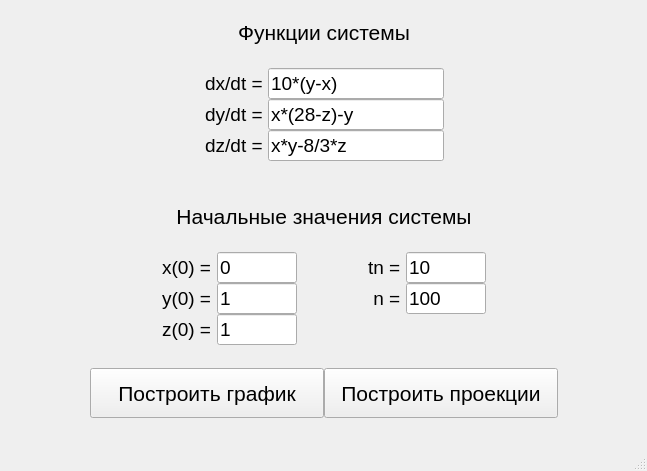
<?xml version="1.0" encoding="UTF-8"?>
<ui version="4.0">
 <class>MainWindow</class>
 <widget class="QMainWindow" name="MainWindow">
  <property name="geometry">
   <rect>
    <x>0</x>
    <y>0</y>
    <width>647</width>
    <height>471</height>
   </rect>
  </property>
  <property name="windowTitle">
   <string>MainWindow</string>
  </property>
  <widget class="QWidget" name="centralwidget">
   <widget class="QWidget" name="gridLayoutWidget_2">
    <property name="geometry">
     <rect>
      <x>90</x>
      <y>0</y>
      <width>468</width>
      <height>418</height>
     </rect>
    </property>
    <layout class="QGridLayout" name="gridLayout_3">
     <property name="verticalSpacing">
      <number>23</number>
     </property>
     <item row="3" column="0">
      <layout class="QGridLayout" name="gridLayout_2">
       <property name="sizeConstraint">
        <enum>QLayout::SetFixedSize</enum>
       </property>
       <item row="0" column="6">
        <widget class="QLineEdit" name="tn">
         <property name="maximumSize">
          <size>
           <width>80</width>
           <height>16777215</height>
          </size>
         </property>
         <property name="font">
          <font>
           <family>Arial</family>
           <pointsize>14</pointsize>
          </font>
         </property>
         <property name="text">
          <string>10</string>
         </property>
        </widget>
       </item>
       <item row="1" column="5">
        <widget class="QLabel" name="label_7">
         <property name="font">
          <font>
           <family>Arial</family>
           <pointsize>14</pointsize>
          </font>
         </property>
         <property name="text">
          <string> n = </string>
         </property>
        </widget>
       </item>
       <item row="0" column="1">
        <widget class="QLabel" name="label_5">
         <property name="font">
          <font>
           <family>Arial</family>
           <pointsize>14</pointsize>
          </font>
         </property>
         <property name="text">
          <string>x(0) =</string>
         </property>
         <property name="alignment">
          <set>Qt::AlignJustify|Qt::AlignVCenter</set>
         </property>
        </widget>
       </item>
       <item row="1" column="1">
        <widget class="QLabel" name="label_6">
         <property name="font">
          <font>
           <family>Arial</family>
           <pointsize>14</pointsize>
          </font>
         </property>
         <property name="text">
          <string>y(0) =</string>
         </property>
         <property name="alignment">
          <set>Qt::AlignJustify|Qt::AlignVCenter</set>
         </property>
        </widget>
       </item>
       <item row="2" column="1">
        <widget class="QLabel" name="label_8">
         <property name="font">
          <font>
           <family>Arial</family>
           <pointsize>14</pointsize>
          </font>
         </property>
         <property name="text">
          <string>z(0) = </string>
         </property>
         <property name="alignment">
          <set>Qt::AlignJustify|Qt::AlignVCenter</set>
         </property>
        </widget>
       </item>
       <item row="1" column="0">
        <spacer name="horizontalSpacer_3">
         <property name="orientation">
          <enum>Qt::Horizontal</enum>
         </property>
         <property name="sizeHint" stdset="0">
          <size>
           <width>40</width>
           <height>20</height>
          </size>
         </property>
        </spacer>
       </item>
       <item row="2" column="2">
        <widget class="QLineEdit" name="z_0">
         <property name="maximumSize">
          <size>
           <width>80</width>
           <height>16777215</height>
          </size>
         </property>
         <property name="font">
          <font>
           <family>Arial</family>
           <pointsize>14</pointsize>
          </font>
         </property>
         <property name="text">
          <string>1</string>
         </property>
        </widget>
       </item>
       <item row="0" column="5">
        <widget class="QLabel" name="label_4">
         <property name="font">
          <font>
           <family>Arial</family>
           <pointsize>14</pointsize>
          </font>
         </property>
         <property name="text">
          <string>tn = </string>
         </property>
        </widget>
       </item>
       <item row="1" column="6">
        <widget class="QLineEdit" name="NBig">
         <property name="maximumSize">
          <size>
           <width>80</width>
           <height>16777215</height>
          </size>
         </property>
         <property name="font">
          <font>
           <family>Arial</family>
           <pointsize>14</pointsize>
          </font>
         </property>
         <property name="text">
          <string>100</string>
         </property>
        </widget>
       </item>
       <item row="1" column="4">
        <spacer name="horizontalSpacer">
         <property name="orientation">
          <enum>Qt::Horizontal</enum>
         </property>
         <property name="sizeHint" stdset="0">
          <size>
           <width>40</width>
           <height>20</height>
          </size>
         </property>
        </spacer>
       </item>
       <item row="1" column="2">
        <widget class="QLineEdit" name="y_0">
         <property name="maximumSize">
          <size>
           <width>80</width>
           <height>16777215</height>
          </size>
         </property>
         <property name="font">
          <font>
           <family>Arial</family>
           <pointsize>14</pointsize>
          </font>
         </property>
         <property name="text">
          <string>1</string>
         </property>
        </widget>
       </item>
       <item row="0" column="2">
        <widget class="QLineEdit" name="x_0">
         <property name="maximumSize">
          <size>
           <width>80</width>
           <height>16777215</height>
          </size>
         </property>
         <property name="font">
          <font>
           <family>Arial</family>
           <pointsize>14</pointsize>
          </font>
         </property>
         <property name="text">
          <string>0</string>
         </property>
        </widget>
       </item>
       <item row="1" column="7">
        <spacer name="horizontalSpacer_5">
         <property name="orientation">
          <enum>Qt::Horizontal</enum>
         </property>
         <property name="sizeHint" stdset="0">
          <size>
           <width>40</width>
           <height>20</height>
          </size>
         </property>
        </spacer>
       </item>
      </layout>
     </item>
     <item row="2" column="0">
      <widget class="QLabel" name="label_10">
       <property name="font">
        <font>
         <pointsize>16</pointsize>
        </font>
       </property>
       <property name="text">
        <string>Начальные значения системы</string>
       </property>
       <property name="alignment">
        <set>Qt::AlignBottom|Qt::AlignHCenter</set>
       </property>
      </widget>
     </item>
     <item row="4" column="0">
      <layout class="QGridLayout" name="gridLayout_5">
       <item row="0" column="0">
        <widget class="QPushButton" name="button_plot_graph">
         <property name="sizePolicy">
          <sizepolicy hsizetype="Minimum" vsizetype="Fixed">
           <horstretch>50</horstretch>
           <verstretch>0</verstretch>
          </sizepolicy>
         </property>
         <property name="minimumSize">
          <size>
           <width>100</width>
           <height>50</height>
          </size>
         </property>
         <property name="font">
          <font>
           <pointsize>16</pointsize>
          </font>
         </property>
         <property name="text">
          <string>Построить график</string>
         </property>
        </widget>
       </item>
       <item row="0" column="1">
        <widget class="QPushButton" name="button_plot_projections">
         <property name="sizePolicy">
          <sizepolicy hsizetype="Minimum" vsizetype="Fixed">
           <horstretch>50</horstretch>
           <verstretch>0</verstretch>
          </sizepolicy>
         </property>
         <property name="minimumSize">
          <size>
           <width>100</width>
           <height>50</height>
          </size>
         </property>
         <property name="font">
          <font>
           <pointsize>16</pointsize>
          </font>
         </property>
         <property name="text">
          <string>Построить проекции</string>
         </property>
        </widget>
       </item>
      </layout>
     </item>
     <item row="1" column="0">
      <layout class="QGridLayout" name="gridLayout">
       <item row="0" column="2">
        <widget class="QLineEdit" name="func_dx">
         <property name="font">
          <font>
           <family>Arial</family>
           <pointsize>14</pointsize>
          </font>
         </property>
         <property name="text">
          <string>10*(y-x)</string>
         </property>
        </widget>
       </item>
       <item row="1" column="0">
        <spacer name="horizontalSpacer_2">
         <property name="orientation">
          <enum>Qt::Horizontal</enum>
         </property>
         <property name="sizeHint" stdset="0">
          <size>
           <width>20</width>
           <height>20</height>
          </size>
         </property>
        </spacer>
       </item>
       <item row="2" column="2">
        <widget class="QLineEdit" name="func_dz">
         <property name="font">
          <font>
           <family>Arial</family>
           <pointsize>14</pointsize>
          </font>
         </property>
         <property name="text">
          <string>x*y-8/3*z</string>
         </property>
        </widget>
       </item>
       <item row="1" column="1">
        <widget class="QLabel" name="label_2">
         <property name="font">
          <font>
           <family>Arial</family>
           <pointsize>14</pointsize>
          </font>
         </property>
         <property name="text">
          <string>dy/dt = </string>
         </property>
         <property name="alignment">
          <set>Qt::AlignCenter</set>
         </property>
        </widget>
       </item>
       <item row="0" column="1">
        <widget class="QLabel" name="label">
         <property name="font">
          <font>
           <family>Arial</family>
           <pointsize>14</pointsize>
          </font>
         </property>
         <property name="text">
          <string>dx/dt = </string>
         </property>
         <property name="alignment">
          <set>Qt::AlignCenter</set>
         </property>
        </widget>
       </item>
       <item row="1" column="2">
        <widget class="QLineEdit" name="func_dy">
         <property name="font">
          <font>
           <family>Arial</family>
           <pointsize>14</pointsize>
          </font>
         </property>
         <property name="text">
          <string>x*(28-z)-y</string>
         </property>
        </widget>
       </item>
       <item row="2" column="1">
        <widget class="QLabel" name="label_3">
         <property name="font">
          <font>
           <family>Arial</family>
           <pointsize>14</pointsize>
          </font>
         </property>
         <property name="text">
          <string>dz/dt = </string>
         </property>
         <property name="alignment">
          <set>Qt::AlignCenter</set>
         </property>
        </widget>
       </item>
       <item row="1" column="3">
        <spacer name="horizontalSpacer_4">
         <property name="orientation">
          <enum>Qt::Horizontal</enum>
         </property>
         <property name="sizeHint" stdset="0">
          <size>
           <width>20</width>
           <height>20</height>
          </size>
         </property>
        </spacer>
       </item>
      </layout>
     </item>
     <item row="0" column="0">
      <widget class="QLabel" name="label_11">
       <property name="font">
        <font>
         <pointsize>16</pointsize>
        </font>
       </property>
       <property name="text">
        <string>Функции системы</string>
       </property>
       <property name="alignment">
        <set>Qt::AlignBottom|Qt::AlignHCenter</set>
       </property>
      </widget>
     </item>
    </layout>
   </widget>
  </widget>
  <widget class="QMenuBar" name="menubar">
   <property name="geometry">
    <rect>
     <x>0</x>
     <y>0</y>
     <width>647</width>
     <height>21</height>
    </rect>
   </property>
  </widget>
  <widget class="QStatusBar" name="statusbar"/>
 </widget>
 <resources/>
 <connections/>
</ui>
